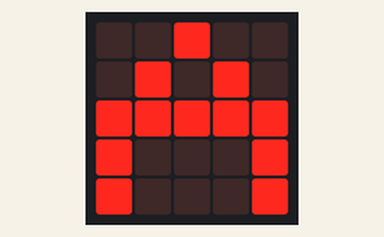
Bench run of a program on a simulated BBC micro:bit running MicroPython. On the bench: the board's 5×5 LED display. The 48×5 strip is a reading aid, not a part: it shows the text the display is scrolling, unrolled, one strip-width of it at a time. At 39.3 s the program stops and its outputs stay as they are.

Above: at 15.9 s.
At 17.9 s:
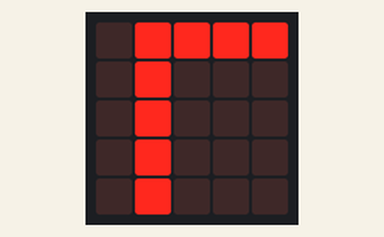
At 19.9 s:
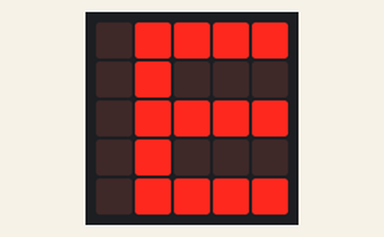
At 23.9 s:
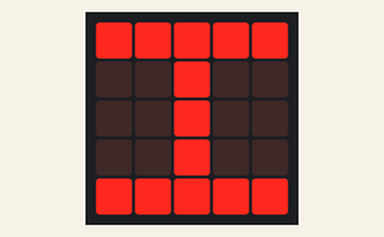
At 31.9 s:
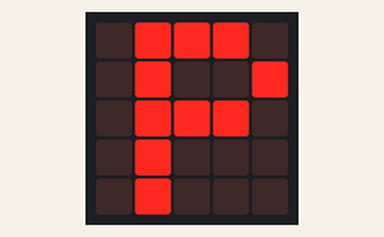
At 39.4 s:
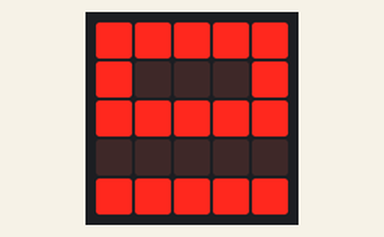

The program:

The_Greek_Alphabet.py
```python
from microbit import *

display.scroll("The Greek Alphabet")
sleep(2000)
display.show(Image("00900:"
                    "09090:"
                    "99999:"
                    "90009:"
                    "90009"))  #Greek Letter: Α
sleep(1000)
display.show(Image("09990:"
                    "09009:"
                    "09990:"
                    "09009:"
                    "09990"))  #Greek Letter: Β
sleep(1000)
display.show(Image("09999:"
                    "09000:"
                    "09000:"
                    "09000:"
                    "09000"))  #Greek Letter: Γ
sleep(1000)
display.show(Image("00900:"
                    "09090:"
                    "90009:"
                    "90009:"
                    "99999"))  #Greek Letter: Δ
sleep(1000)
display.show(Image("09999:"
                    "09000:"
                    "09999:"
                    "09000:"
                    "09999"))  #Greek Letter: Ε
sleep(1000)
display.show(Image("99999:"
                    "09000:"
                    "00900:"
                    "00090:"
                    "99999"))  #Greek Letter: Ζ
sleep(1000)
display.show(Image("90009:"
                    "90009:"
                    "99999:"
                    "90009:"
                    "90009"))  #Greek Letter: Η
sleep(1000)
display.show(Image("09990:"
                    "90009:"
                    "99999:"
                    "90009:"
                    "09990"))  #Greek Letter: Θ
sleep(1000)
display.show(Image("99999:"
                    "00900:"
                    "00900:"
                    "00900:"
                    "99999"))  #Greek Letter: Ι
sleep(1000)
display.show(Image("09009:"
                    "09090:"
                    "09900:"
                    "09090:"
                    "09009"))  #Greek Letter: Κ
sleep(1000)
display.show(Image("00900:"
                    "09090:"
                    "90009:"
                    "90009:"
                    "90009"))  #Greek Letter: Λ
sleep(1000)
display.show(Image("90009:"
                    "99099:"
                    "90909:"
                    "90009:"
                    "90009"))  #Greek Letter: Μ
sleep(1000)
display.show(Image("90009:"
                    "99009:"
                    "90909:"
                    "90099:"
                    "90009"))  #Greek Letter: Ν
sleep(1000)
display.show(Image("99999:"
                    "00000:"
                    "09990:"
                    "00000:"
                    "99999"))  #Greek Letter: Ξ
sleep(1000)
display.show(Image("09990:"
                    "90009:"
                    "90009:"
                    "90009:"
                    "09990"))  #Greek Letter: 0
sleep(1000)
display.show(Image("99999:"
                    "90009:"
                    "90009:"
                    "90009:"
                    "90009"))  #Greek Letter: Π
sleep(1000)
display.show(Image("09990:"
                    "09009:"
                    "09990:"
                    "09000:"
                    "09000"))  #Greek Letter: Ρ
sleep(1500)
display.show(Image("09999:"
                    "00900:"
                    "00090:"
                    "00900:"
                    "09999"))  #Greek Letter: Σ
sleep(1000)
display.show(Image("99999:"
                    "00900:"
                    "00900:"
                    "00900:"
                    "00900"))  #Greek Letter: Τ
sleep(1000)
display.show(Image("90009:"
                    "09090:"
                    "00900:"
                    "00900:"
                    "00900"))  #Greek Letter: Υ
sleep(1000)
display.show(Image("09990:"
                    "90909:"
                    "09990:"
                    "00900:"
                    "00900"))  #Greek Letter: Φ
sleep(1000)
display.show(Image("90009:"
                    "09090:"
                    "00900:"
                    "09090:"
                    "90009"))  #Greek Letter: Χ
sleep(1000)
display.show(Image("90909:"
                    "90909:"
                    "99999:"
                    "00900:"
                    "00900"))  #Greek Letter: Ψ
sleep(1000)
display.show(Image("99999:"
                    "90009:"
                    "99999:"
                    "00000:"
                    "99999"))  #Greek Letter: Ω
```

Measured:
- what the display in image 0 shows lasts 1.0 s, from 15.8 s to 16.8 s
- what the display in image 4 shows lasts 1.5 s, from 31.8 s to 33.3 s
